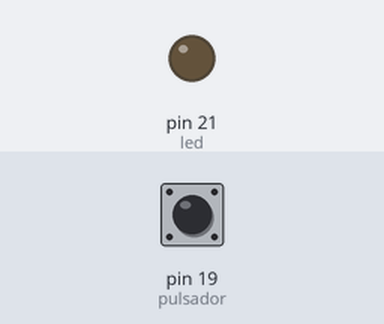
Recording of a program running on a simulated MicroPython board. On the bench: output pins drawn as LEDs (lit = HIGH). The inputs (shaded band) are chosen by the test bench; at power-on: pin 19 (pulsador) LOW.

Above: at 1.2 s.
1.3 s: pin 19 (pulsador) pulled HIGH for 0.15 s
At 1.37 s:
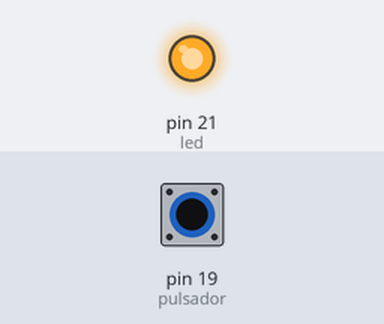
2.9 s: pin 19 (pulsador) pulled HIGH for 3.2 s
At 7.0 s:
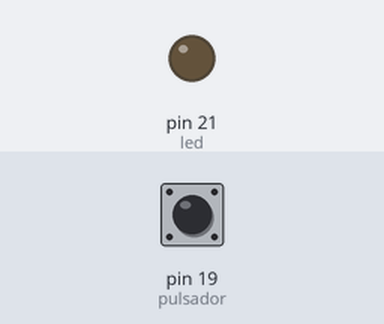
Timing chart, 0 to 8.5 s (numbered marks = the images above; inputs shaded):
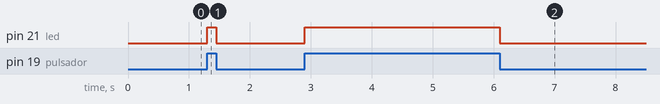

Measured:
- after the input at 1.3 s, pin 21 (led): LOW → HIGH at once, → LOW 0.15 s later
- after the input at 2.9 s, pin 21 (led): LOW → HIGH at once, → LOW 3.2 s later

The program:

02_ejemplo04.py
```python
###
# Programa que enciende un led mediante un pulsador (push button)
# material
#  1 led
#  1 pulsador
#  1 resistencias de 220 ohms
#  1 resistencia de 10 kohms
#  cables
###

from machine import Pin

led = Pin(21, Pin.OUT)
pulsador = Pin(19, Pin.IN)

while True:
    # variante 1
    #if pulsador.value()==1:
    #    led.value(1)
    #else:
    #    led.value(0)

    # variante 2
    led.value(pulsador.value())
```
